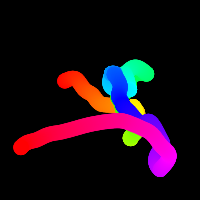
Frame 1 (no input)
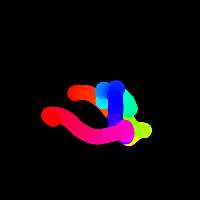
Frame 60 (no input)
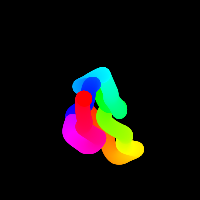
Frame 120 (the mouse pressed at the canvas centre since frame 60)

The p5.js sketch that drew these frames (run headless with seeded random() and noise() and a simulated clock; from frame 60 on, the mouse is pressed at the canvas centre):

// p5.js sketch
// ── sketch.js
function setup() {
  createCanvas(200, 200);

  noStroke();
  colorMode(HSB);
}

function draw() {
  background(0);
  xs = [];
  ys = [];
  for(let f = 0; f<1000; f++){
    
  xs.push(noise( f*0.005 , 5,frameCount*0.005)*width);
  ys.push( noise( f*0.005 , 10,frameCount*0.005)*height);
  }
  
  xs.forEach( (e,i)=>{
    
  let h = map(i,0,1000,0,360);
  fill(h,255,255);
  circle(e,ys[i],15);
  })
    
  
  
}
